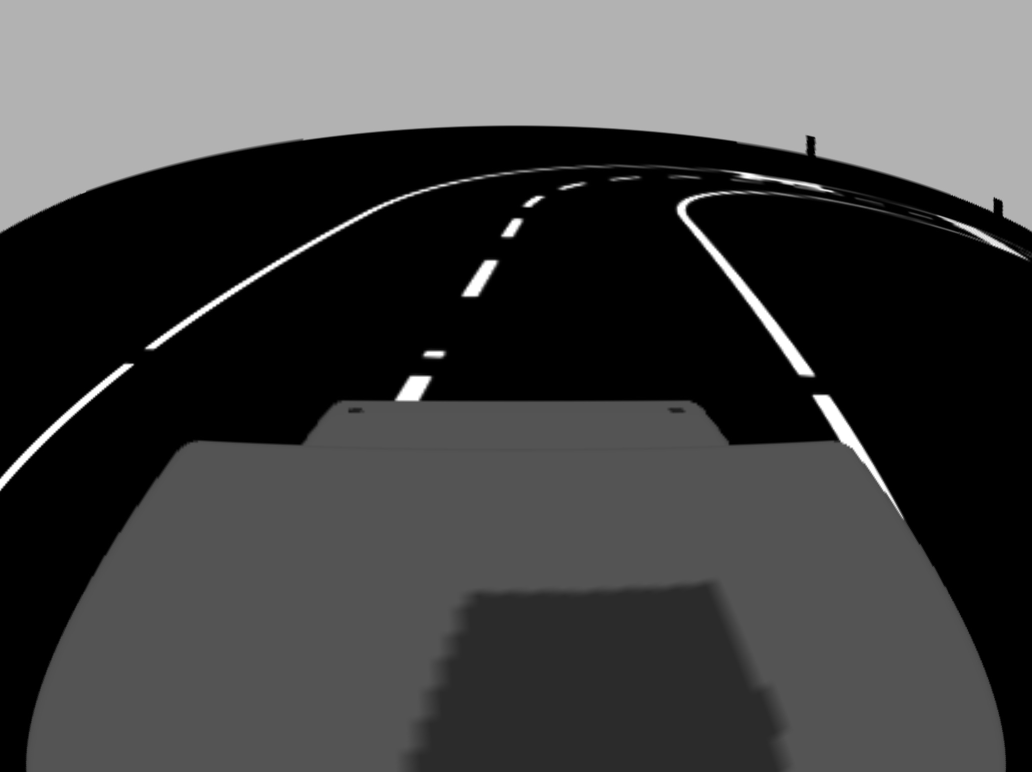
#> input picture ControlNet/inputs/rosbag2_2026_01_15-13_24_21_frame000150.jpg, 2064 x 1544 px, given as the content of the folder ../inputs/rosbag2_2026_01_15-13_24_21_frame000150.jpg, which was not available (shown at 1/2 size)
$ python prepare_dataset_for_training.py --src ../inputs/rosbag2_2026_01_15-13_24_21_frame000150.jpg --dst out.png
#> lines starting #> are read from the running program, lines starting #| are printed output that depends on the picture; pictures that were not available may be replaced by others from this repository, and a replacement may not be noted
#!/usr/bin/env python3
"""Kurzskript zur Vorbereitung von Bilddatensätzen für Training.

Funktionen:
- Inventar (Anzahl, Größe)
- Prüfen und Entfernen korrupten Bilder
- Konvertieren nach RGB
- Resize + Pad auf Quadrat-Target
- Split in train/val/test
- Manifest (CSV) + Checksummen

Usage:
  python prepare_dataset_for_training.py \
    --src /path/to/raw_images --dst /path/to/prepared --size 512 \
    --split 0.8 0.1 0.1
"""

import argparse
import csv
import hashlib
import os
import random
from pathlib import Path
from PIL import Image, UnidentifiedImageError
from tqdm import tqdm

IMG_EXTS = {'.jpg', '.jpeg', '.png', '.bmp', '.tif', '.tiff', '.webp'}


def is_image(path: Path):
    return path.suffix.lower() in IMG_EXTS


def sha256_of_file(path: Path):
    h = hashlib.sha256()
    with path.open('rb') as f:
        for chunk in iter(lambda: f.read(4096), b''):
            h.update(chunk)
    return h.hexdigest()


def resize_and_pad(im: Image.Image, target: int):
    w, h = im.size
    scale = target / max(w, h)
    new_w = max(1, int(w * scale))
    new_h = max(1, int(h * scale))
    im = im.resize((new_w, new_h), Image.LANCZOS)
    new_im = Image.new('RGB', (target, target), (0, 0, 0))
    paste_x = (target - new_w) // 2
    paste_y = (target - new_h) // 2
    new_im.paste(im, (paste_x, paste_y))
    return new_im


def prepare(args):
    src = Path(args.src)
    dst = Path(args.dst)
    dst.mkdir(parents=True, exist_ok=True)

    files = [p for p in src.rglob('*') if p.is_file() and is_image(p)]
    total_bytes = sum(p.stat().st_size for p in files)
    print(f"Found {len(files)} images, total {total_bytes / (1024**3):.2f} GB")

    processed = []
    for p in tqdm(files, desc='Processing'):
        try:
            with Image.open(p) as im:
#> im is the input picture: PIL image 2064x1544 L; min 0, max 255, mean 68
                im = im.convert('RGB')
#> im: PIL image 2064x1544 RGB
                ow, oh = im.size
#> ow = 2064; oh = 1544
                if ow < args.min_size or oh < args.min_size:
                    continue
                out_im = resize_and_pad(im, args.size)
#> in resize_and_pad, `im = im.resize((new_w, new_h), Image.LANCZOS)`:
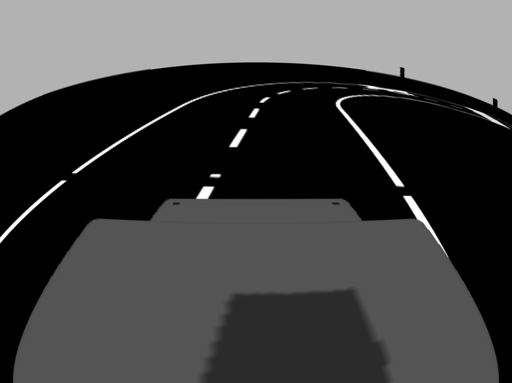
#> im: PIL image 512x383 RGB; min 0, max 255, mean 68
#> in resize_and_pad, `new_im = Image.new('RGB', (target, target), (0, 0, 0))`: new_im: PIL image 512x512 RGB; every value is 0
#> in resize_and_pad, `new_im.paste(im, (paste_x, paste_y))`:
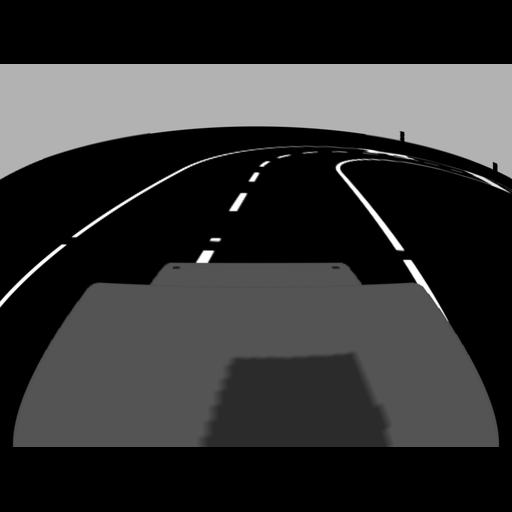
#> new_im: PIL image 512x512 RGB; min 0, max 255, mean 50.9
                # save to temp path under dst/tmp to compute checksum
                rel = p.relative_to(src)
                out_name = rel.with_suffix('.jpg').name
                out_sub = dst / 'all'
                out_sub.mkdir(parents=True, exist_ok=True)
                out_path = out_sub / out_name
                out_im.save(out_path, format='JPEG', quality=args.quality)
                h = sha256_of_file(out_path)
                processed.append({
                    'src': str(p),
                    'dst': str(out_path),
                    'sha256': h,
                    'orig_w': ow,
                    'orig_h': oh,
                    'w': args.size,
                    'h': args.size,
                })
        except UnidentifiedImageError:
            continue
        except Exception:
            continue

    if not processed:
        print('No images processed. Exiting.')
        return

    # split
    random.seed(args.seed)
    random.shuffle(processed)
    n = len(processed)
    t, v, te = args.split
    i1 = int(n * t)
    i2 = i1 + int(n * v)
    splits = [('train', processed[:i1]), ('val', processed[i1:i2]), ('test', processed[i2:])]

    manifest_path = dst / args.manifest
    with manifest_path.open('w', newline='', encoding='utf-8') as csvfile:
        writer = csv.DictWriter(csvfile, fieldnames=['split', 'src', 'dst', 'sha256', 'orig_w', 'orig_h', 'w', 'h'])
        writer.writeheader()
        for split_name, items in splits:
            split_dir = dst / split_name
            split_dir.mkdir(parents=True, exist_ok=True)
            for it in items:
                src_p = Path(it['dst'])
                dst_p = split_dir / src_p.name
                if not dst_p.exists():
                    src_p.replace(dst_p)
                it_row = it.copy()
                it_row['split'] = split_name
                it_row['dst'] = str(dst_p)
                writer.writerow(it_row)

    # write checksums
    checksums = dst / args.checksums
    with checksums.open('w', encoding='utf-8') as f:
        for it in processed:
            f.write(f"{it['sha256']}  {it['dst']}\n")

    print(f"Processed {n} images -> manifest at {manifest_path}")


def parse_args():
    p = argparse.ArgumentParser()
    p.add_argument('--src', required=True)
    p.add_argument('--dst', required=True)
    p.add_argument('--size', type=int, default=512, help='Target size (square)')
    p.add_argument('--quality', type=int, default=95)
    p.add_argument('--min-size', type=int, default=32, help='Ignore very small images')
    p.add_argument('--split', type=float, nargs=3, default=[0.8, 0.1, 0.1], help='train val test')
    p.add_argument('--seed', type=int, default=42)
    p.add_argument('--manifest', default='manifest.csv')
    p.add_argument('--checksums', default='checksums.sha256')
    return p.parse_args()


if __name__ == '__main__':
    args = parse_args()
    prepare(args)

$ run again, on ControlNet/inputs/rosbag2_2026_01_15-13_39_25_frame000003.jpg
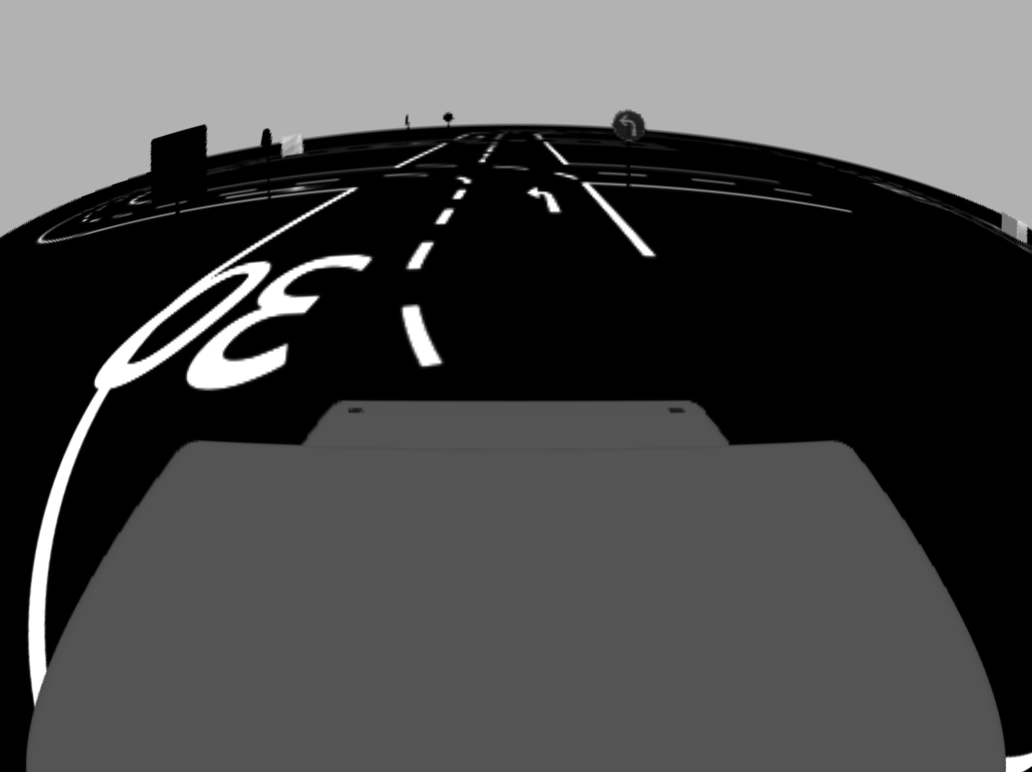
#> input picture ControlNet/inputs/rosbag2_2026_01_15-13_39_25_frame000003.jpg, 2064 x 1544 px, given as the content of the folder ../inputs/rosbag2_2026_01_15-13_39_25_frame000003.jpg, which was not available (shown at 1/2 size)
#> in prepare, im is the input picture: PIL image 2064x1544 L; min 0, max 255, mean 74.2
#> in resize_and_pad, `im = im.resize((new_w, new_h), Image.LANCZOS)`:
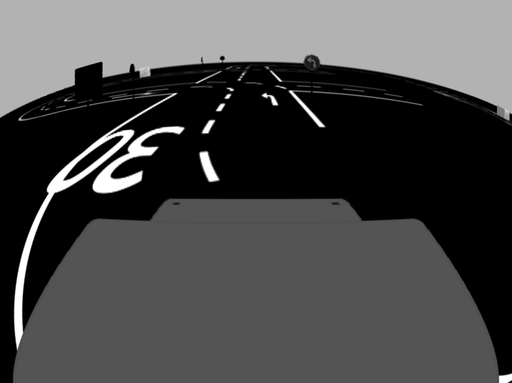
#> im: PIL image 512x383 RGB; min 0, max 255, mean 74.2
#> in resize_and_pad, `new_im.paste(im, (paste_x, paste_y))`:
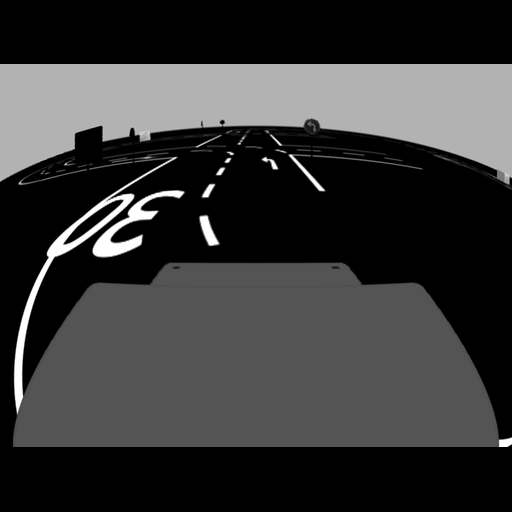
#> new_im: PIL image 512x512 RGB; min 0, max 255, mean 55.5

$ run again, on ControlNet/inputs/rosbag2_2026_01_15-13_39_25_frame000114.jpg
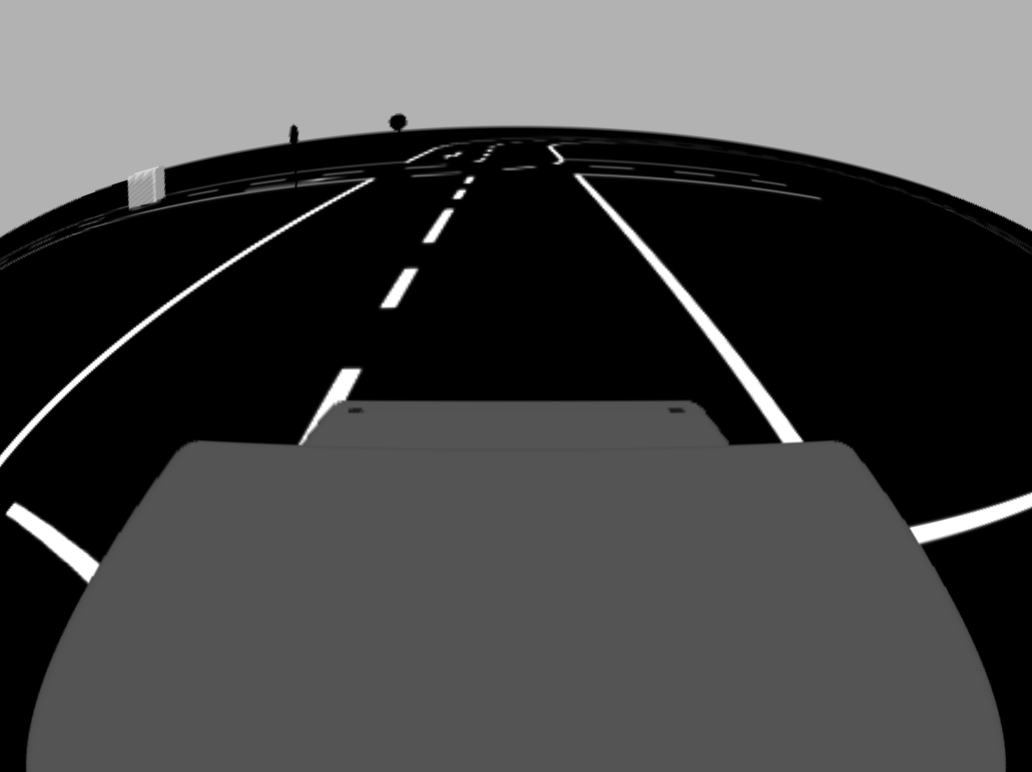
#> input picture ControlNet/inputs/rosbag2_2026_01_15-13_39_25_frame000114.jpg, 2064 x 1544 px, given as the content of the folder ../inputs/rosbag2_2026_01_15-13_39_25_frame000114.jpg, which was not available (shown at 1/2 size)
#> in prepare, im is the input picture: PIL image 2064x1544 L; min 0, max 255, mean 72.8
#> in resize_and_pad, `im = im.resize((new_w, new_h), Image.LANCZOS)`:
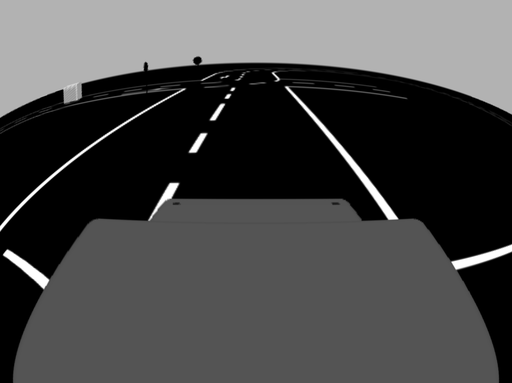
#> im: PIL image 512x383 RGB; min 0, max 255, mean 72.9
#> in resize_and_pad, `new_im.paste(im, (paste_x, paste_y))`:
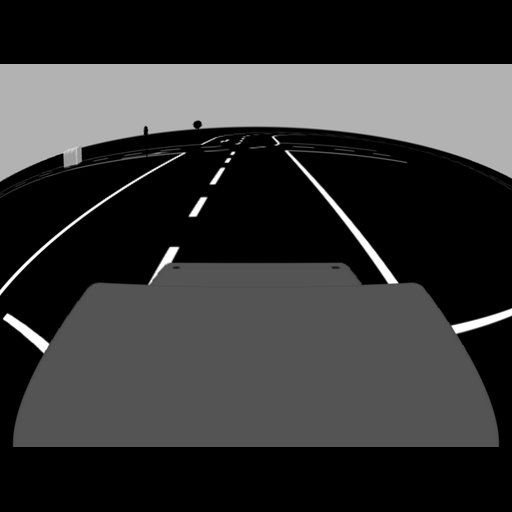
#> new_im: PIL image 512x512 RGB; min 0, max 255, mean 54.5
